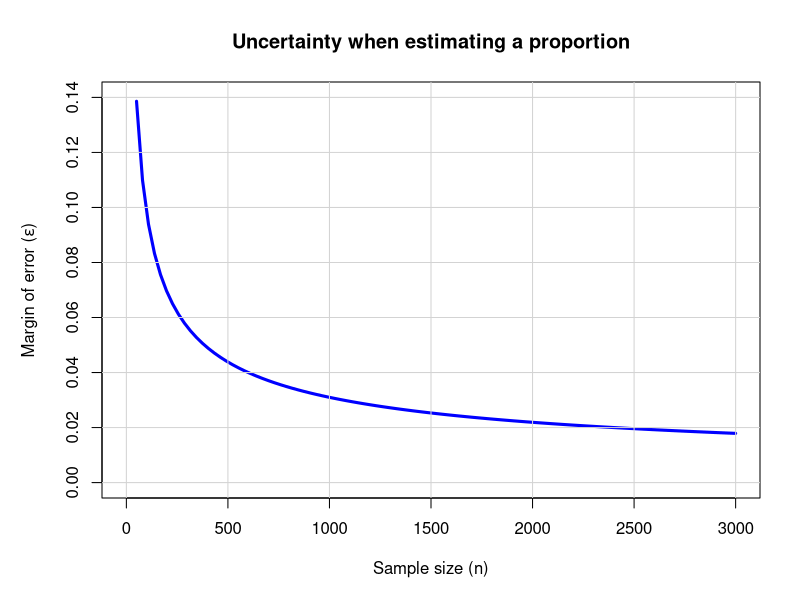

Generate this figure with R:
# Statistics (MAST20005) & Elements of Statistics (MAST90058)
# Semester 2, 2020
#
# Module 4
#
# Showing the relationship between accuracy and sample size for estimating a
# proportion.


# Calculates the margin of error (half the width) of a confidence interval for
# estimating a proportion.
epsilon <- function(n, p.hat = 0.5, conf.level = 0.95) {
    z <- qnorm((1 - conf.level) / 2, lower.tail = FALSE)
    z * sqrt(p.hat * (1 - p.hat) / n)
}

# Draws a curve showing the relationship between the sample size and the margin
# of error for estimating a proportion.
makePlot <- function() {
    par(mar = c(5.1, 5.1, 4.1, 2))  # custom margins to make ylab fit properly
    curve(epsilon,
          from = 50,
          to   = 3000,
          xlim = c(0, 3000),
          ylim = c(0, 0.14),
          lwd  = 3,
          col  = "blue",
          main = "Uncertainty when estimating a proportion",
          xlab = "Sample size (n)",
          ylab = expression("Margin of error (" * epsilon * ")"))
    grid(lty = 1)
}

# Actually draw the plot.
makePlot()
